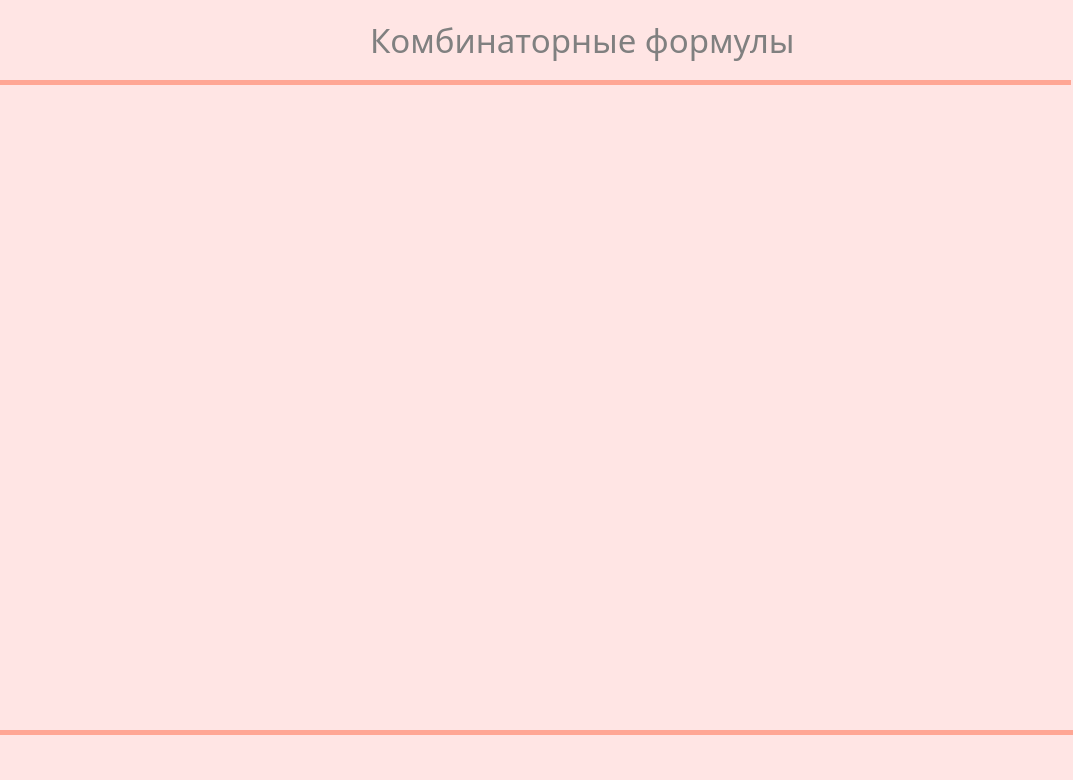
<?xml version="1.0" encoding="UTF-8"?>
<ui version="4.0">
 <class>MainWindow</class>
 <widget class="QMainWindow" name="MainWindow">
  <property name="geometry">
   <rect>
    <x>0</x>
    <y>0</y>
    <width>1073</width>
    <height>780</height>
   </rect>
  </property>
  <property name="windowTitle">
   <string>MainWindow</string>
  </property>
  <property name="styleSheet">
   <string notr="true">background-color: rgb(255, 229, 228);</string>
  </property>
  <widget class="QWidget" name="centralwidget">
   <widget class="QLabel" name="label">
    <property name="geometry">
     <rect>
      <x>370</x>
      <y>-10</y>
      <width>500</width>
      <height>100</height>
     </rect>
    </property>
    <property name="font">
     <font>
      <family>Haettenschweiler</family>
      <pointsize>25</pointsize>
      <weight>50</weight>
      <italic>false</italic>
      <bold>false</bold>
     </font>
    </property>
    <property name="styleSheet">
     <string notr="true">color: grey

</string>
    </property>
    <property name="text">
     <string>Комбинаторные формулы</string>
    </property>
   </widget>
   <widget class="QLabel" name="label_4">
    <property name="geometry">
     <rect>
      <x>0</x>
      <y>80</y>
      <width>1071</width>
      <height>5</height>
     </rect>
    </property>
    <property name="styleSheet">
     <string notr="true">background-color: rgb(255, 166, 148);</string>
    </property>
    <property name="text">
     <string/>
    </property>
   </widget>
   <widget class="QLabel" name="label_2">
    <property name="geometry">
     <rect>
      <x>0</x>
      <y>80</y>
      <width>551</width>
      <height>371</height>
     </rect>
    </property>
    <property name="text">
     <string/>
    </property>
    <property name="pixmap">
     <pixmap>../../Downloads/pngwing.com (1).png</pixmap>
    </property>
   </widget>
   <widget class="QLabel" name="label_3">
    <property name="geometry">
     <rect>
      <x>0</x>
      <y>-30</y>
      <width>491</width>
      <height>1001</height>
     </rect>
    </property>
    <property name="text">
     <string/>
    </property>
    <property name="pixmap">
     <pixmap>../../Downloads/pngwing.com (1).png</pixmap>
    </property>
   </widget>
   <widget class="QLabel" name="label_5">
    <property name="geometry">
     <rect>
      <x>0</x>
      <y>730</y>
      <width>1074</width>
      <height>5</height>
     </rect>
    </property>
    <property name="styleSheet">
     <string notr="true">background-color: rgb(255, 166, 148);</string>
    </property>
    <property name="text">
     <string/>
    </property>
   </widget>
   <zorder>label_3</zorder>
   <zorder>label_2</zorder>
   <zorder>label</zorder>
   <zorder>label_4</zorder>
   <zorder>label_5</zorder>
  </widget>
  <widget class="QStatusBar" name="statusbar"/>
 </widget>
 <resources/>
 <connections/>
</ui>
